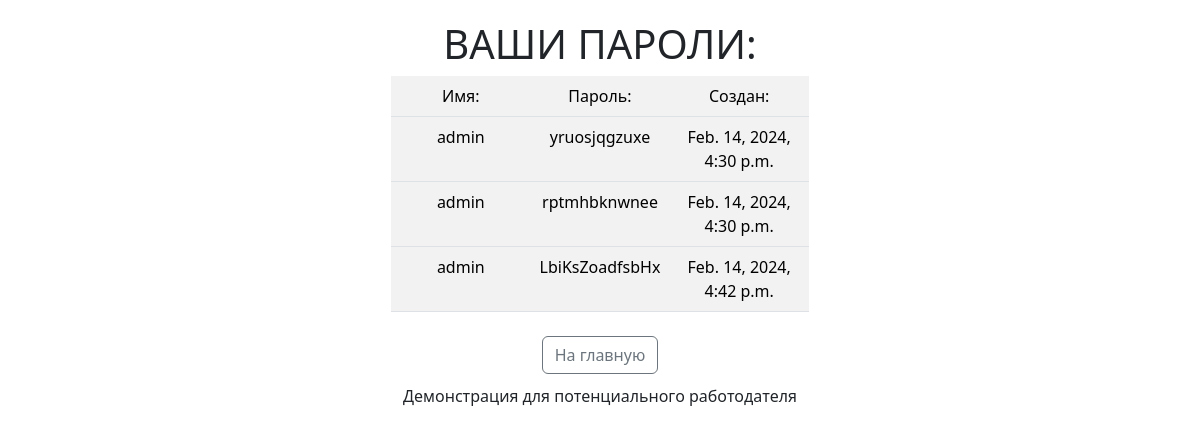
Before: /passlist/ (signed in) with the older database file.
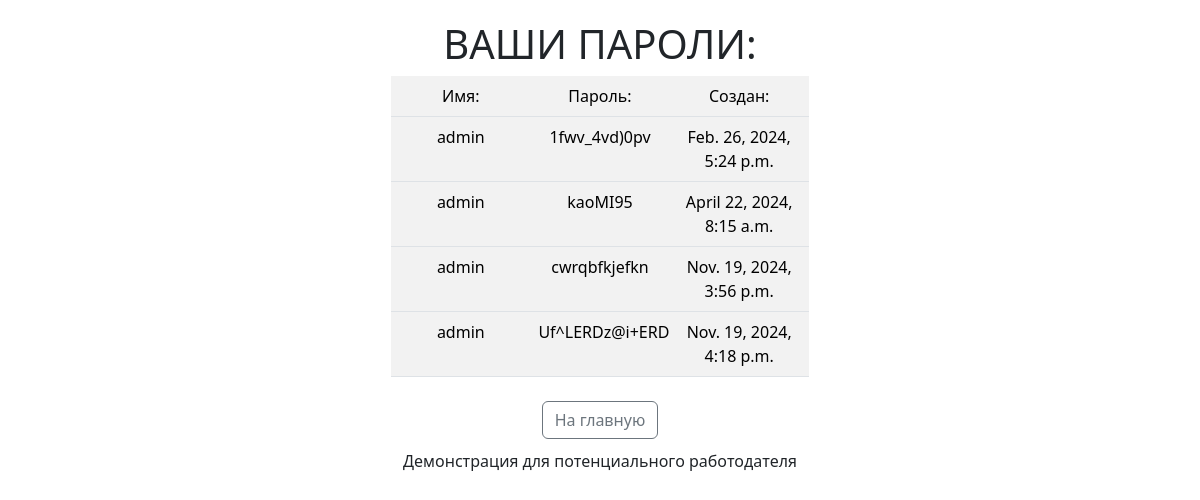
After: the same page with the newer database file.
### generator/models.py (models this page shows)
class Passwords(models.Model):
    user = models.ForeignKey(User, on_delete=models.CASCADE)
    password = models.CharField(max_length=14)
    created_at = models.DateTimeField(auto_now_add=True)

### generator/views.py (the view)
# urls.py: path('passlist/', views.pass_list, name='passlist'),
def pass_list(request):
    context = {
        "passwords_list": Passwords.objects.filter(user=request.user),
    }
    return render(request, 'generator/created_pass.html', context=context)

### generator/templates/generator/created_pass.html (shortened to what this page needs)
{% extends './base.html' %}
{% block body %}
    <div class="pass-title">
        <h1>ВАШИ ПАРОЛИ:</h1>
    </div>
    <div class='container text-center pass-list'>
        {% if user.is_authenticated %}
            {% if passwords_list %}
                <table class="table table-striped pass-list">
                    <tr>
                        <td>Имя:</td>
                        <td>Пароль:</td>
                        <td>Создан:</td>
                    </tr>
                </table>
                {% for item in passwords_list %}
                    <table class="table table-striped pass-list">
                    <tr>
                        <td>{{ user.username }}</td>
                        <td>{{ item.password }}</td>
                        <td>{{ item.created_at }}</td>
                    </tr>
                </table>
            {% endfor %}
        {% else %}
            <h6>{{ user.username }}, пока в базе нет паролей</h6>
        {% endif %}
            {% else %}
            <a href="{% url 'generator:login' %}" class="btn btn btn-outline-secondary">Войти</a>
        {% endif %}
        <br>
        <a href="{% url 'generator:home' %}" class="btn btn-outline-secondary">На главную</a>
    </div>
{% endblock body %}

### generator/templates/generator/base.html (shortened to what this page needs)
<!DOCTYPE html>
<html>
<head>
    <link href="https://cdn.jsdelivr.net/npm/bootstrap@5.3.2/dist/css/bootstrap.min.css" rel="stylesheet"
>
</head>
<body>
{% block body %}{% endblock body %}
<div class="footer">
    <footer class="container text-center">
        <div>
            Демонстрация для потенциального работодателя
        </div>
    </footer>
</div>
</body>
</html>

### generator/templates/generator/base.html (style rules this page uses)
body { width: auto; min-width: 1200px; justify-content: center; margin: 20px; font-weight: 400; display: contents; }
h1 { font-weight: 400; }
.footer { height: 100px; margin: auto; width: auto; text-align: center; padding: 10px; }
.pass-title { margin-top: 20px; display: flex; justify-content: center; }
.pass-list { width: 60%; table-layout: fixed; margin: auto; }

Changed rows visible on the page:
removed Passwords: {{ user.username }} "admin", password "yruosjqgzuxe", created_at "Feb. 14, 2024, 4:30 p.m."
removed Passwords: {{ user.username }} "admin", password "rptmhbknwnee", created_at "Feb. 14, 2024, 4:30 p.m."
removed Passwords: {{ user.username }} "admin", password "LbiKsZoadfsbHx", created_at "Feb. 14, 2024, 4:42 p.m."
added Passwords: {{ user.username }} "admin", password "1fwv_4vd)0pv", created_at "Feb. 26, 2024, 5:24 p.m."
added Passwords: {{ user.username }} "admin", password "kaoMI95", created_at "April 22, 2024, 8:15 a.m."
added Passwords: {{ user.username }} "admin", password "cwrqbfkjefkn", created_at "Nov. 19, 2024, 3:56 p.m."
added Passwords: {{ user.username }} "admin", password "Uf^LERDz@i+ERD", created_at "Nov. 19, 2024, 4:18 p.m."
